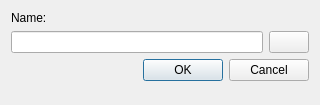
<?xml version="1.0" encoding="UTF-8"?>
<ui version="4.0">
 <class>NewTag</class>
 <widget class="QDialog" name="NewTag">
  <property name="geometry">
   <rect>
    <x>0</x>
    <y>0</y>
    <width>320</width>
    <height>105</height>
   </rect>
  </property>
  <property name="sizePolicy">
   <sizepolicy hsizetype="Expanding" vsizetype="Expanding">
    <horstretch>0</horstretch>
    <verstretch>0</verstretch>
   </sizepolicy>
  </property>
  <property name="minimumSize">
   <size>
    <width>0</width>
    <height>0</height>
   </size>
  </property>
  <property name="maximumSize">
   <size>
    <width>367777</width>
    <height>367777</height>
   </size>
  </property>
  <property name="windowTitle">
   <string>New Tag</string>
  </property>
  <property name="windowIcon">
   <iconset resource="../images.qrc">
    <normaloff>:/images/rstray3.png</normaloff>:/images/rstray3.png</iconset>
  </property>
  <layout class="QGridLayout" name="gridLayout_2">
   <item row="0" column="0">
    <layout class="QGridLayout" name="gridLayout">
     <item row="0" column="1" colspan="5">
      <widget class="QLabel" name="label">
       <property name="maximumSize">
        <size>
         <width>16777215</width>
         <height>22</height>
        </size>
       </property>
       <property name="text">
        <string>Name:</string>
       </property>
      </widget>
     </item>
     <item row="1" column="1" colspan="4">
      <widget class="QLineEdit" name="lineEdit"/>
     </item>
     <item row="1" column="5">
      <widget class="QPushButton" name="colorButton">
       <property name="toolTip">
        <string>Choose color</string>
       </property>
       <property name="text">
        <string/>
       </property>
      </widget>
     </item>
     <item row="2" column="1">
      <spacer name="horizontalSpacer">
       <property name="orientation">
        <enum>Qt::Horizontal</enum>
       </property>
       <property name="sizeHint" stdset="0">
        <size>
         <width>135</width>
         <height>20</height>
        </size>
       </property>
      </spacer>
     </item>
     <item row="2" column="3">
      <widget class="QPushButton" name="okButton">
       <property name="text">
        <string>OK</string>
       </property>
       <property name="default">
        <bool>true</bool>
       </property>
      </widget>
     </item>
     <item row="2" column="4" colspan="2">
      <widget class="QPushButton" name="cancelButton">
       <property name="text">
        <string>Cancel</string>
       </property>
      </widget>
     </item>
    </layout>
   </item>
   <item row="1" column="0">
    <spacer name="verticalSpacer">
     <property name="orientation">
      <enum>Qt::Vertical</enum>
     </property>
     <property name="sizeHint" stdset="0">
      <size>
       <width>20</width>
       <height>40</height>
      </size>
     </property>
    </spacer>
   </item>
  </layout>
 </widget>
 <resources>
  <include location="../images.qrc"/>
 </resources>
 <connections/>
</ui>
